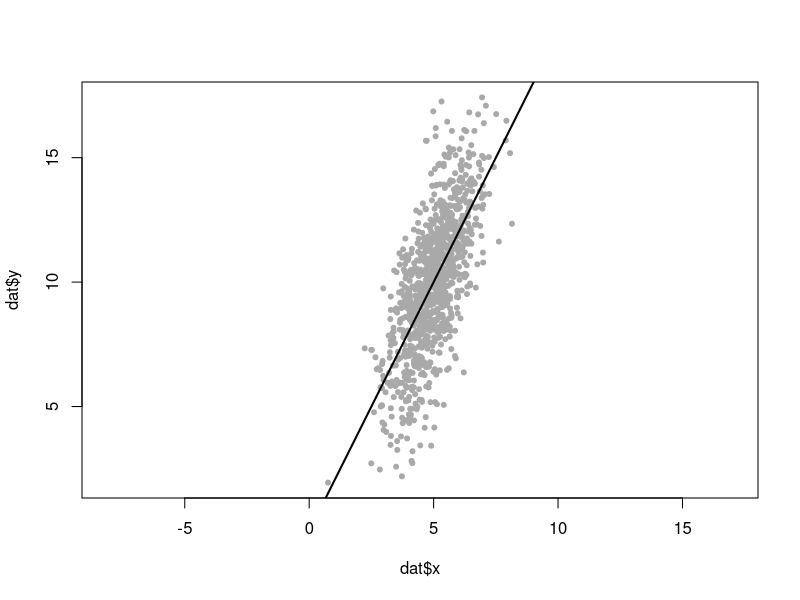
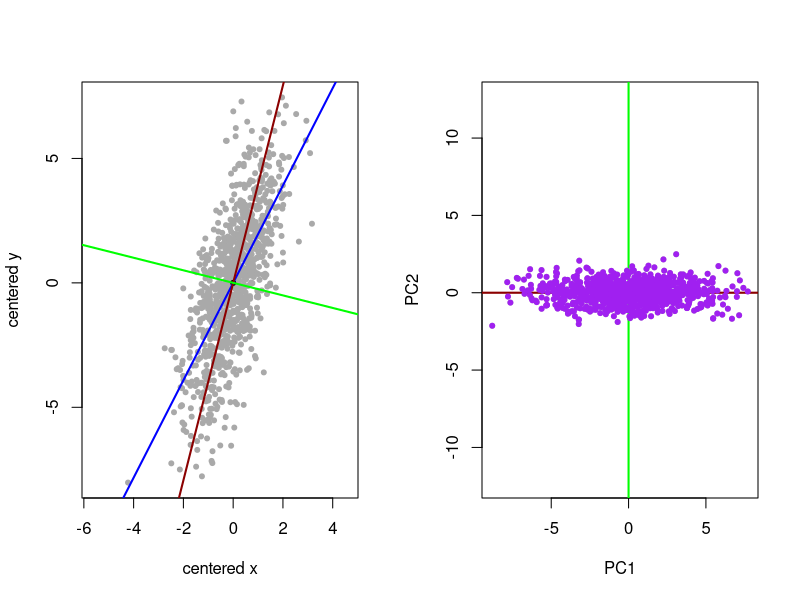
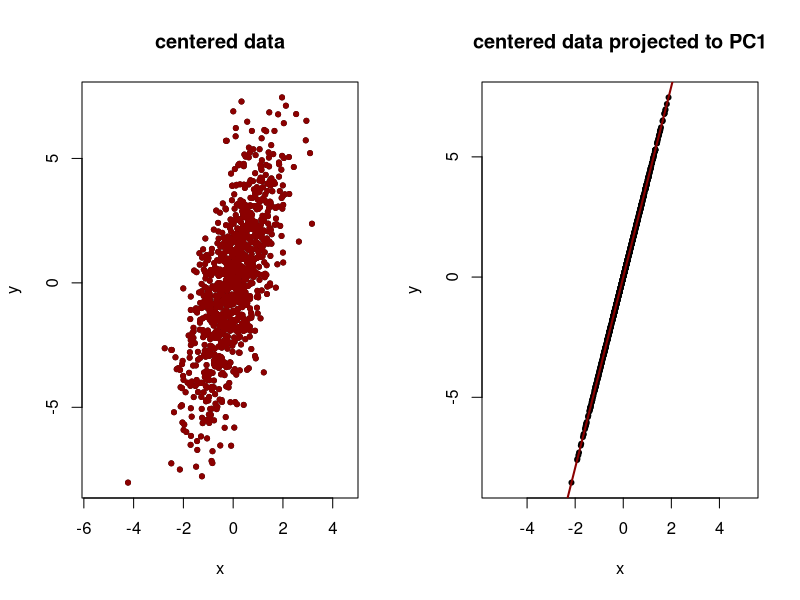

Write the R code that produced these figures, in order.
#simulate and plot data
set.seed(2178)
x <- rnorm(1e3, 5, 1)
y <- rnorm(1e3, 2*x, 2)
dat <- data.frame(x=x,y=y)
plot(dat$x,dat$y, pch=20, col='darkgrey', asp=1)
abline(0,2, lwd=2)

#center data (moves origin to the centroid)
center_dat <- data.frame(scale(dat, scale=FALSE))

#visualize data
par(mfrow=c(1,2))
with(center_dat,
     plot(x,y, data=center_dat, asp=1, pch=20, col='darkgrey', xlab='centered x', ylab='centered y'))
points(0,0, pch=20)

#plot ols regression line
ols <- lm(y~x, data=center_dat)
abline(ols$coefficients[1], ols$coefficients[2], col='blue', lwd=2)

#plot principal components
pc <- princomp(dat, cor=FALSE)
summary(pc)
pc1_slope <- pc$loadings[2,1]/pc$loadings[1,1]
pc2_slope <- pc$loadings[2,2]/pc$loadings[1,2]
abline(0, pc1_slope, col='darkred', lwd=2)
abline(0, pc2_slope, col='green', lwd=2)

#compute eigenpairs of covariance matrix
eigs <- eigen(cov(center_dat))
U <- eigs$vectors #columns are principal components
neg_cols <- (U[1,] < 0) #specifies columns that have negative first element
U[,neg_cols] <- -U[,neg_cols] #agrees with princomp
print(U)
print(pc$loadings)
#D <- diag(eigs$values)
#U%*%D%*%t(U) is cov(center_dat)

eigendata <- as.matrix(center_dat) %*% U #data projected to principal directions
plot(eigendata, asp=1, pch=20, col='grey', xlab='PC1', ylab='PC2')
points(0,0, pch=20)
abline(0,0, col='darkred', lwd=2)
abline(v=0, col='green', lwd=2)

#check that this is the same plot as scores
points(pc$scores[,1], pc$scores[,2], pch = 20, col = 'purple')

#can recover original data from scores and center
og_center_dat <- pc$scores %*% t(pc$loadings)
#og_dat <- sweep(og_center_dat, 2, pc$center, '+')
plot(og_center_dat, asp=1, pch=20, main='centered data')
points(center_dat, pch=20, col='darkred')

og_proj_dat <- pc$scores[,1] %*% t(pc$loadings[,1])
plot(og_proj_dat, asp=1, pch=20, main='centered data projected to PC1')
abline(0, pc1_slope, col='darkred', lwd=2)






##to summarize, wrap this in function and compare to princomp()
my_princomp <- function(data, cor=FALSE){
  ###This function is the same as princomp(data, cor=FALSE)
  #center data
  center <- apply(data, 2, mean)
  scale <- rep(1, ncol(data))
  data <- sweep(data, 2, center)
  if(cor){
    scale <- apply(data, 2, sd)
    data <- sweep(data, 2, scale, '/')
  }
  #get eigenpairs
  K <- cov(data)
  eig <- eigen(K)
  #adjust eigenvectors
  loadings <- eig$vectors
  neg_cols <- (loadings[1,] < 0) #specifies columns that have negative first element
  loadings[,neg_cols] <- -loadings[,neg_cols] #agrees with princomp
  scores <- as.matrix(data) %*% loadings
  sdev <- sqrt(eig$values)
  
  return(list(sdev = sdev,
              loadings = loadings,
              center = center,
              scale = scale,
              n.obs = nrow(data),
              scores = scores
              ))
}

my_pc <- my_princomp(data = dat)

max_ad <- function(x,y){
  return( max(abs( x-y )) )
}
#compare
max_ad(my_pc$sdev, pc$sdev)
max_ad(my_pc$loadings, pc$loadings)
max_ad(my_pc$center, pc$center)
max_ad(my_pc$scale, pc$scale)
max_ad(my_pc$scores, pc$scores)
